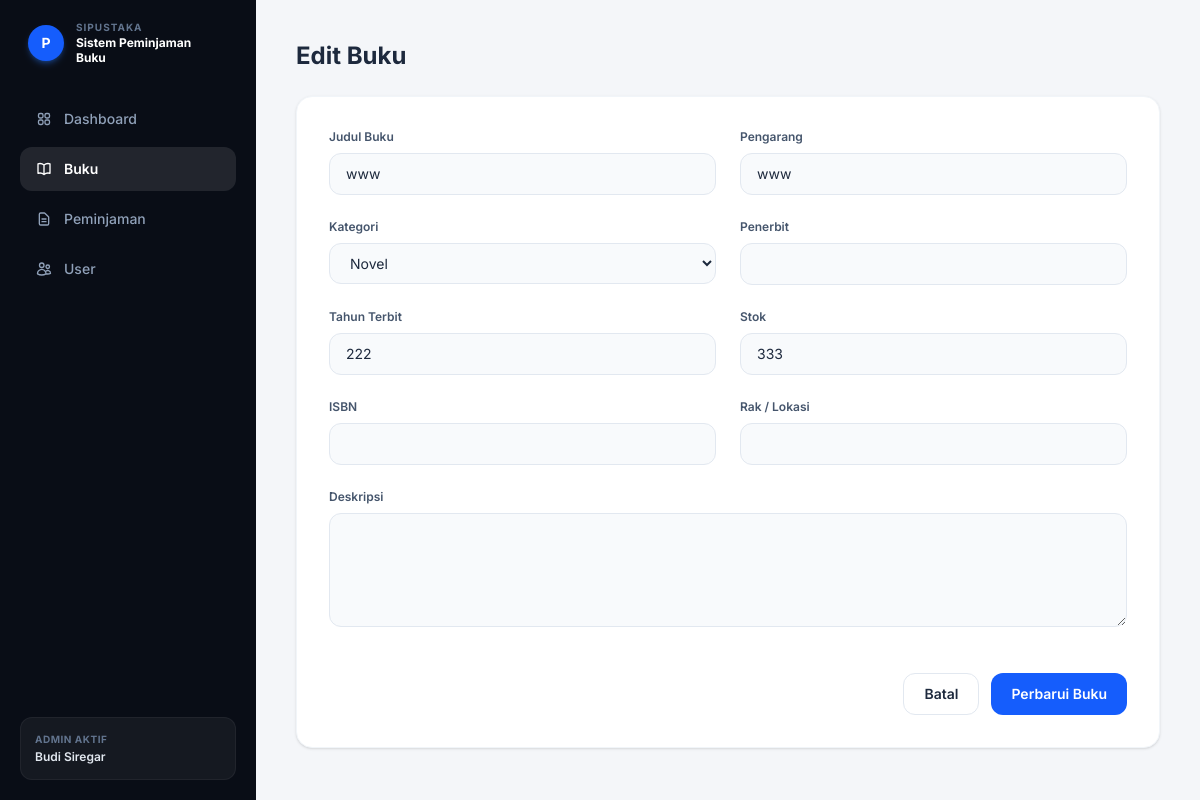
Page /buku/1/edit/ on the committed database.
### perpustakaan/models.py (models this page shows, shortened)
class Buku(models.Model):
    id = models.AutoField(primary_key=True)
    judul = models.CharField(max_length=150)
    pengarang = models.CharField(max_length=100) # Sudah disesuaikan dengan RENAME COLUMN di psql kamu
    stok = models.IntegerField(default=0)
    tahun_terbit = models.IntegerField(null=True, blank=True) # Sesuai ADD COLUMN kamu
    class Meta:
        db_table = 'buku' # MEMAKSA Django membaca tabel 'buku' di SQL-mu

### perpustakaan/views.py (the view, shortened to what this page needs)
# urls.py: path('buku/<int:pk>/edit/', views.edit_buku, name='edit_buku'),
def edit_buku(request, pk):
    buku = get_object_or_404(Buku, pk=pk)
    return render(request, 'perpustakaan/form_buku.html', {'buku': buku, 'aksi': 'Edit'})

### perpustakaan/templates/perpustakaan/form_buku.html (shortened to what this page needs)
{% extends 'perpustakaan/base.html' %}
{% block content %}
<h2 class="text-2xl font-bold text-slate-800 mb-6">{{ aksi }} Buku</h2>
<form method="POST" class="bg-white p-8 rounded-2xl shadow-sm border border-slate-100 max-w-4xl grid grid-cols-2 gap-6">
    <div>
        <label class="text-xs font-semibold text-slate-600 block mb-2">Judul Buku</label>
        <input type="text" name="judul" value="{{ buku.judul }}" class="w-full bg-slate-50 border border-slate-200 rounded-xl px-4 py-2.5 text-sm outline-none focus:border-blue-500" required>
    </div>
    <div>
        <label class="text-xs font-semibold text-slate-600 block mb-2">Pengarang</label>
        <input type="text" name="pengarang" value="{{ buku.pengarang }}" class="w-full bg-slate-50 border border-slate-200 rounded-xl px-4 py-2.5 text-sm outline-none focus:border-blue-500" required>
    </div>
    <div>
        <label class="text-xs font-semibold text-slate-600 block mb-2">Kategori</label>
        <select name="kategori" class="w-full bg-slate-50 border border-slate-200 rounded-xl px-4 py-2.5 text-sm outline-none focus:border-blue-500">
            <option value="Novel" {% if buku.kategori == 'Novel' %}selected{% endif %}>Novel</option>
        </select>
    </div>
    <div>
        <label class="text-xs font-semibold text-slate-600 block mb-2">Penerbit</label>
        <input type="text" name="penerbit" value="{{ buku.penerbit }}" class="w-full bg-slate-50 border border-slate-200 rounded-xl px-4 py-2.5 text-sm outline-none focus:border-blue-500" required>
    </div>
    <div>
        <label class="text-xs font-semibold text-slate-600 block mb-2">Tahun Terbit</label>
        <input type="number" name="tahun_terbit" value="{{ buku.tahun_terbit }}" class="w-full bg-slate-50 border border-slate-200 rounded-xl px-4 py-2.5 text-sm outline-none focus:border-blue-500" required>
    </div>
    <div>
        <label class="text-xs font-semibold text-slate-600 block mb-2">Stok</label>
        <input type="number" name="stok" value="{{ buku.stok }}" class="w-full bg-slate-50 border border-slate-200 rounded-xl px-4 py-2.5 text-sm outline-none focus:border-blue-500" required>
    </div>
    <div>
        <label class="text-xs font-semibold text-slate-600 block mb-2">ISBN</label>
        <input type="text" name="isbn" value="{{ buku.isbn }}" class="w-full bg-slate-50 border border-slate-200 rounded-xl px-4 py-2.5 text-sm outline-none focus:border-blue-500" required>
    </div>
    <div>
        <label class="text-xs font-semibold text-slate-600 block mb-2">Rak / Lokasi</label>
        <input type="text" name="rak_lokasi" value="{{ buku.rak_lokasi }}" class="w-full bg-slate-50 border border-slate-200 rounded-xl px-4 py-2.5 text-sm outline-none focus:border-blue-500" required>
    </div>
    <div class="col-span-2">
        <label class="text-xs font-semibold text-slate-600 block mb-2">Deskripsi</label>
        <textarea name="deskripsi" rows="4" class="w-full bg-slate-50 border border-slate-200 rounded-xl p-4 text-sm outline-none focus:border-blue-500">{{ buku.deskripsi }}</textarea>
    </div>
    <div class="col-span-2 flex justify-end space-x-3 mt-4">
        <a href="{% url 'daftar_buku' %}" class="px-5 py-2.5 text-sm font-semibold border border-slate-200 rounded-xl hover:bg-slate-50 transition">Batal</a>
        <button type="submit" class="bg-blue-600 hover:bg-blue-700 text-white text-sm font-semibold px-5 py-2.5 rounded-xl transition">Perbarui Buku</button>
    </div>
</form>
{% endblock %}

### perpustakaan/templates/perpustakaan/base.html (style rules this page uses)
body { font-family: 'Inter', sans-serif; }

### rows in the picture
Buku: judul "www", pengarang "www", tahun_terbit "222", stok "333"

### other values in the picture
{{ aksi }} "Edit"
